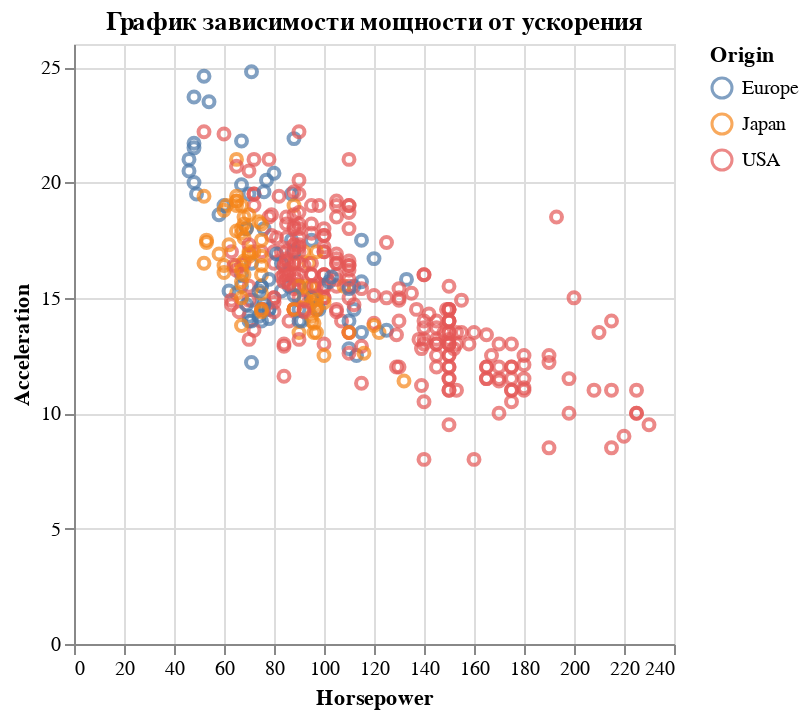

Notebook cell for this chart:
### Markdown cell above
#### График зависимости мощности от ускорения

### Code cell
alt.Chart(cars).mark_point().encode(
    x='Horsepower',
    y='Acceleration',
    color='Origin',
    tooltip=['Name', 'Horsepower', 'Acceleration']
).properties(title='График зависимости мощности от ускорения')

### Figure 1 — Vega-Lite specification as saved in the notebook (floating-point values rounded to 4 significant figures; data arrays with more than 128 entries replaced by an {"elided": "..."} marker saying what was removed)
{"config": {"view": {"continuousWidth": 300, "continuousHeight": 300}}, "data": {"name": "data-583e73726c1545c56c203344161a975c"}, "mark": {"type": "point"}, "encoding": {"color": {"field": "Origin", "type": "nominal"}, "tooltip": [{"field": "Name", "type": "nominal"}, {"field": "Horsepower", "type": "quantitative"}, {"field": "Acceleration", "type": "quantitative"}], "x": {"field": "Horsepower", "type": "quantitative"}, "y": {"field": "Acceleration", "type": "quantitative"}}, "title": "График зависимости мощности от ускорения", "$schema": "https://vega.github.io/schema/vega-lite/v5.20.1.json", "datasets": {"data-583e73726c1545c56c203344161a975c": {"elided": "406 records"}}}
